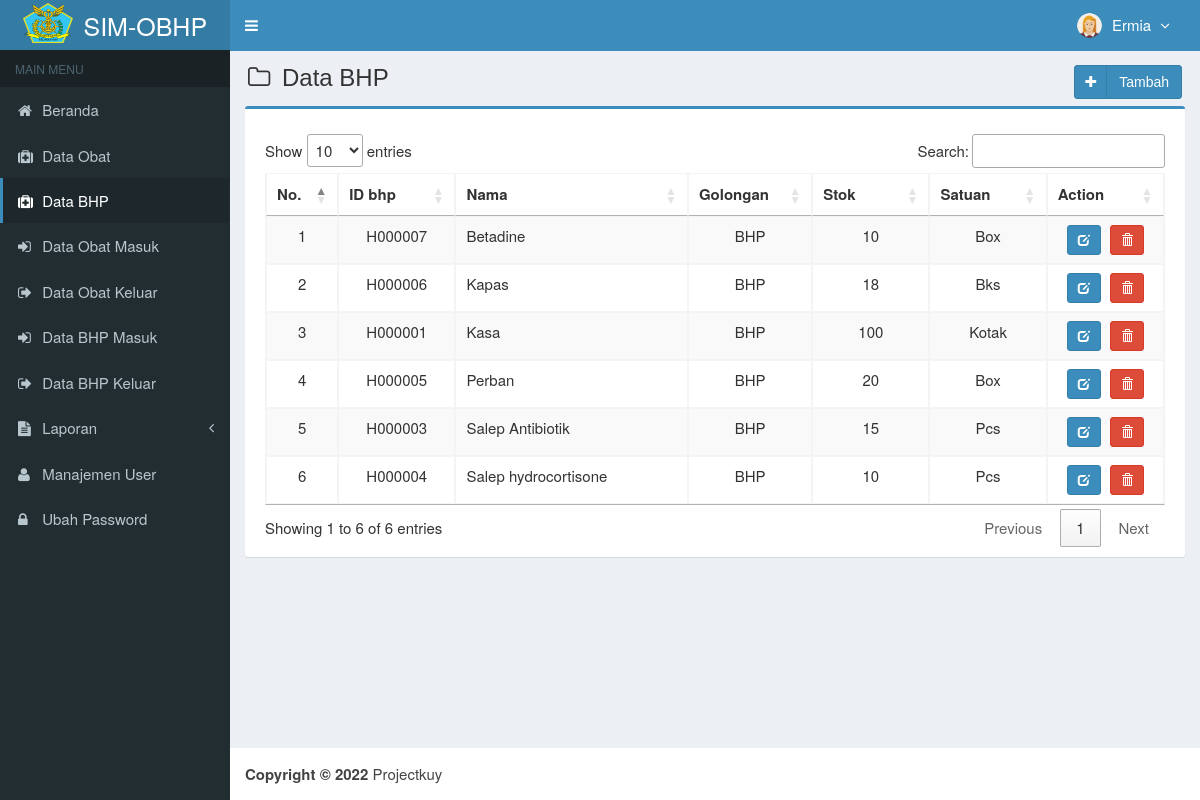
Page /main.php?module=bhp (signed in) on the committed database.
### tables this page shows
CREATE TABLE `is_users` (
  `id_user` int(3) NOT NULL,
  `username` varchar(50) NOT NULL,
  `nama_user` varchar(50) NOT NULL,
  `password` varchar(50) NOT NULL,
  `email` varchar(50) DEFAULT NULL,
  `telepon` varchar(13) DEFAULT NULL,
  `foto` varchar(100) DEFAULT NULL,
  `hak_akses` enum('Super Admin','Manajer','Gudang') NOT NULL,
  `status` enum('aktif','blokir') NOT NULL DEFAULT 'aktif',
  `created_at` timestamp NOT NULL DEFAULT CURRENT_TIMESTAMP,
  `updated_at` timestamp NOT NULL DEFAULT CURRENT_TIMESTAMP ON UPDATE CURRENT_TIMESTAMP
);

CREATE TABLE `is_bhp` (
  `kode_bhp` varchar(7) NOT NULL,
  `nama_bhp` varchar(50) NOT NULL,
  `golongan_bhp` varchar(25) NOT NULL,
  `satuan` varchar(20) NOT NULL,
  `stok` int(11) NOT NULL,
  `created_user` int(3) NOT NULL,
  `created_date` timestamp NOT NULL DEFAULT CURRENT_TIMESTAMP,
  `updated_user` int(3) NOT NULL,
  `updated_date` timestamp NOT NULL DEFAULT CURRENT_TIMESTAMP ON UPDATE CURRENT_TIMESTAMP
);

### modules/bhp/view.php (the view, shortened to what this page needs)
<section class="content-header">
    <h1>
        <i class="fa fa-folder-o icon-title"></i> Data BHP
        <a class="btn btn-primary btn-social pull-right" href="?module=form_bhp&form=add" title="Tambah Data"
            data-toggle="tooltip">
            <i class="fa fa-plus"></i> Tambah
        </a>
    </h1>
</section>
<section class="content">
    <div class="row">
        <div class="col-md-12">
            <div class="box box-primary">
                <div class="box-body">
                    <table id="dataTables1" class="table table-bordered table-striped table-hover">
                        <thead>
                            <tr>
                                <th class="center">No.</th>
                                <th class="center">ID bhp</th>
                                <th class="center">Nama</th>
                                <th class="center">Golongan</th>
                                <th class="center">Stok</th>
                                <th class="center">Satuan</th>
                                <th class="center">Action</th>
                            </tr>
                        </thead>
                        <tbody>
                            <?php
              $no = 1;
              $query = mysqli_query($mysqli, "SELECT kode_bhp,nama_bhp,golongan_bhp,satuan,stok FROM is_bhp ORDER BY nama_bhp ASC")
                or die('Ada kesalahan pada query tampil Data bhp: ' . mysqli_error($mysqli));
              while ($data = mysqli_fetch_assoc($query)) {
                echo "<tr>
                      <td width='30' class='center'>$no</td>
                      <td width='80' class='center'>$data[kode_bhp]</td>
                      <td width='180'>$data[nama_bhp]</td>
                      <td width='80' class='center'>$data[golongan_bhp]</td>
                      <td width='80' align='center'>$data[stok]</td>
                      <td width='80' class='center'>$data[satuan]</td>
                      <td class='center' width='80'>
                        <div>
                          <a data-toggle='tooltip' data-placement='top' title='Ubah' style='margin-right:5px' class='btn btn-primary btn-sm' href='?module=form_bhp&form=edit&id=$data[kode_bhp]'>
                              <i style='color:#fff' class='glyphicon glyphicon-edit'></i>
                          </a>";
              ?>
                            <a data-toggle="tooltip" data-placement="top" title="Hapus" class="btn btn-danger btn-sm"
                                href="modules/bhp/proses.php?act=delete&id=<?php echo $data['kode_bhp']; ?>"
                                onclick="return confirm('Anda yakin ingin menghapus bhp <?php echo $data['nama_bhp']; ?> ?');">
                                <i style="color:#fff" class="glyphicon glyphicon-trash"></i>
                            </a>
                            <?php
                echo "    </div>
                      </td>
                    </tr>";
                $no++;
              }
              ?>
                        </tbody>
                    </table>
                </div>
            </div>
        </div>
    </div>
</section><!-- /.content

### top-menu.php (shortened to what this page needs)
<?php
require_once "config/database.php";
$query = mysqli_query($mysqli, "SELECT id_user, nama_user, foto, hak_akses FROM is_users WHERE id_user='$_SESSION[id_user]'")
                                or die('Ada kesalahan pada query tampil Manajemen User: '.mysqli_error($mysqli));
$data = mysqli_fetch_assoc($query);
?>
<li class="dropdown user user-menu">
  <a href="#" class="dropdown-toggle" data-toggle="dropdown">
  <?php
  if ($data['foto']=="") { ?>
    <img src="images/user/user-default.png" class="user-image" alt="User Image"/>
  <?php
  }
  else { ?>
    <img src="images/user/<?php echo $data['foto']; ?>" class="user-image" alt="User Image"/>
  <?php
  }
  ?>
    <span class="hidden-xs"><?php echo $data['nama_user']; ?> <i style="margin-left:5px" class="fa fa-angle-down"></i></span>
  </a>
</li>

### assets/css/style.css (style rules this page uses)
.btn-social *:first-child { border-right: 1px solid rgba(0, 0, 0, 0.1); bottom: 0; font-size: 1em !important; left: 0; line-height: 32px !important; position: absolute; text-align: center; top: 0; width: 32px !important; }
.content-header { padding: 15px 18px 0; position: relative; }
.center { text-align:center; }
.icon-title { margin-right: 5px; }
body { background-color: #fff; color: #333; font-size: 15px; line-height: 1.42857; }

### rows in the picture
is_users: foto (picture), nama_user "Ermia"
is_bhp: kode_bhp "H000007", nama_bhp "Betadine", golongan_bhp "BHP", stok "10", satuan "Box"
is_bhp: kode_bhp "H000006", nama_bhp "Kapas", golongan_bhp "BHP", stok "18", satuan "Bks"
is_bhp: kode_bhp "H000001", nama_bhp "Kasa", golongan_bhp "BHP", stok "100", satuan "Kotak"
is_bhp: kode_bhp "H000005", nama_bhp "Perban", golongan_bhp "BHP", stok "20", satuan "Box"
is_bhp: kode_bhp "H000003", nama_bhp "Salep Antibiotik", golongan_bhp "BHP", stok "15", satuan "Pcs"
is_bhp: kode_bhp "H000004", nama_bhp "Salep hydrocortisone", golongan_bhp "BHP", stok "10", satuan "Pcs"
